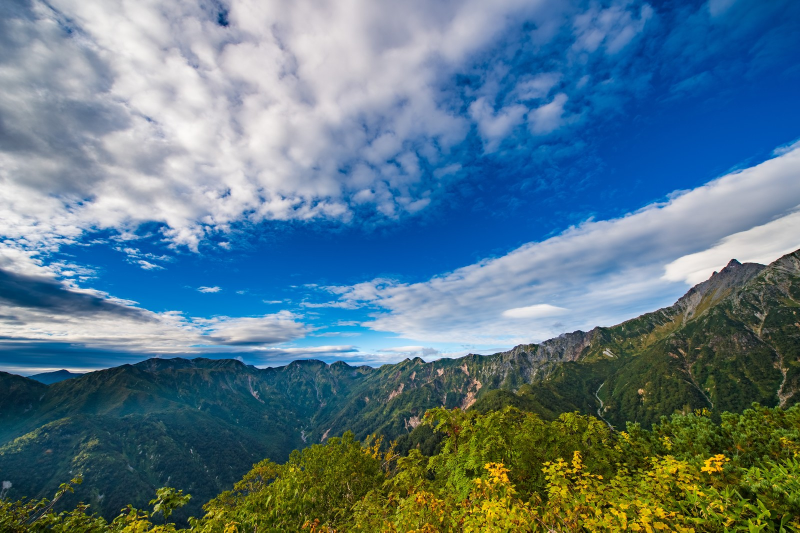
%> input picture Alps.jpg, 1600 x 1065 px (shown at 1/2 size)
$ octave kadai1.m   (GNU Octave 9; MATLAB toolbox functions it lacks are replaced by stand-ins)
%> lines starting %> are read from the running program, lines starting %| are printed output that depends on the picture
clear; % 曄悢偺僆乕儖僋儕傾

ORG=imread('Alps.jpg'); % 尨夋憸偺擖椡
%> ORG is the input picture: size 1065x1600x3 uint8; mean R, G, B 90.4, 120.6, 135.5
imagesc(ORG); axis image; % 夋憸偺昞帵
pause; % 堦帪掆巭

IMG = imresize(ORG,0.5); % 夋憸偺弅彫
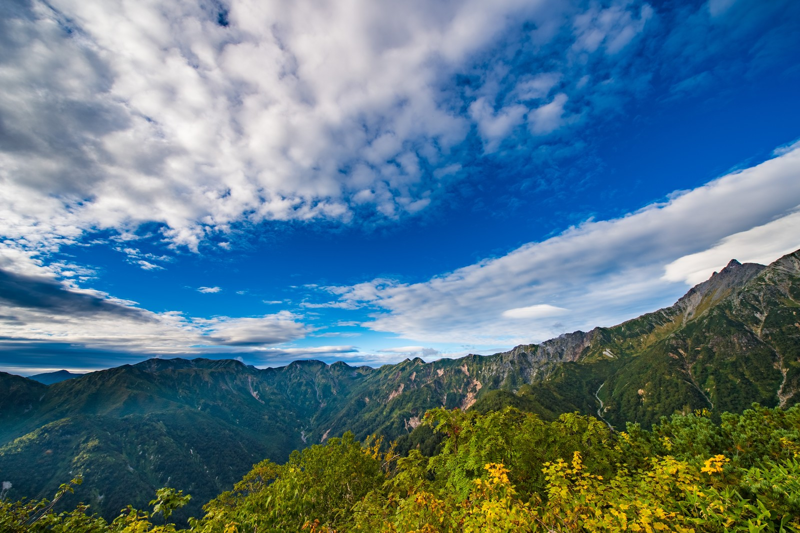
%> IMG: size 533x800x3 uint8; mean R, G, B 90.4, 120.6, 135.5
IMG2 = imresize(IMG,2,'box'); % 夋憸偺奼戝
imagesc(IMG2); axis image; % 夋憸偺昞帵
pause; % 堦帪掆巭

IMG = imresize(IMG,0.5); % 夋憸偺弅彫
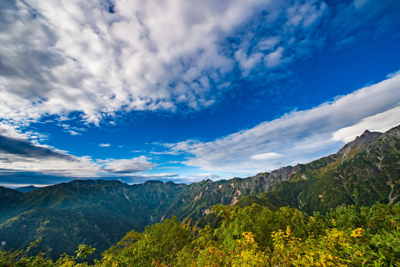
%> IMG: size 267x400x3 uint8; mean R, G, B 90.4, 120.6, 135.5
IMG2 = imresize(IMG,4,'box'); % 夋憸偺奼戝
%> IMG2: size 1068x1600x3 uint8
imagesc(IMG2); axis image; % 夋憸偺昞帵
pause; % 堦帪掆巭

IMG = imresize(IMG,0.5); % 夋憸偺弅彫
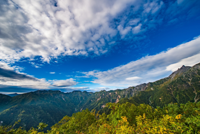
%> IMG: size 134x200x3 uint8; mean R, G, B 90.4, 120.6, 135.5
IMG2 = imresize(IMG,8,'box'); % 夋憸偺奼戝
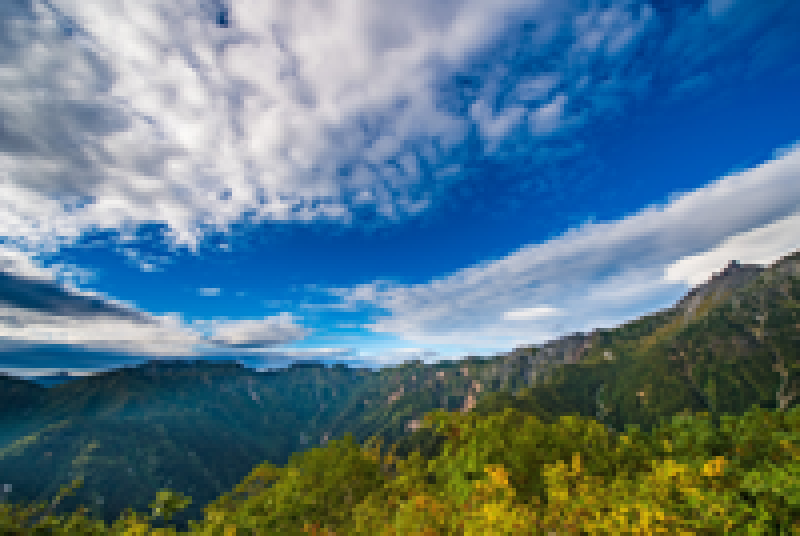
%> IMG2: size 1072x1600x3 uint8 (shown at 1/2 size); mean R, G, B 90.4, 120.6, 135.5
imagesc(IMG2); axis image; % 夋憸偺昞帵
pause; % 堦帪掆巭

IMG = imresize(IMG,0.5); % 夋憸偺弅彫
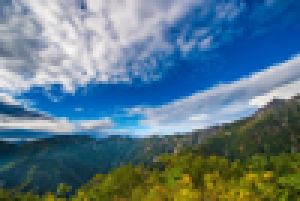
%> IMG: size 67x100x3 uint8 (shown 3 times larger); mean R, G, B 90.4, 120.6, 135.5
IMG2 = imresize(IMG,16,'box'); % 夋憸偺奼戝
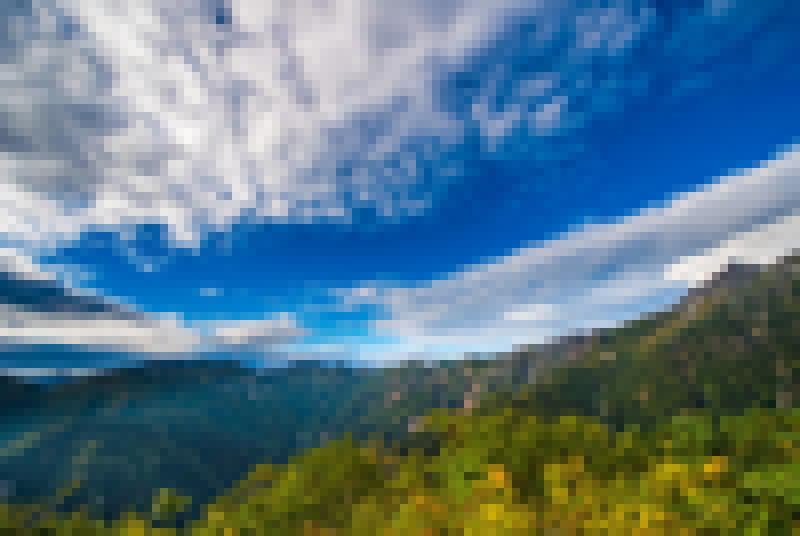
%> IMG2: size 1072x1600x3 uint8 (shown at 1/2 size); mean R, G, B 90.4, 120.6, 135.5; mean of the top-left, top-right, bottom-left and bottom-right quarters 172.1, 113.1, 87.7, 89.2
imagesc(IMG2); axis image; % 夋憸偺昞帵
pause; % 堦帪掆巭

IMG = imresize(IMG,0.5); % 夋憸偺弅彫
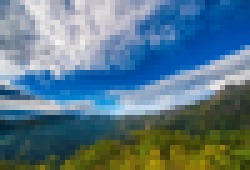
%> IMG: size 34x50x3 uint8 (shown 5 times larger); mean R, G, B 90.5, 120.6, 135.5
IMG2 = imresize(IMG,32,'box'); % 夋憸偺奼戝
%> IMG2: size 1088x1600x3 uint8
imagesc(IMG2); axis image; % 夋憸偺昞帵
